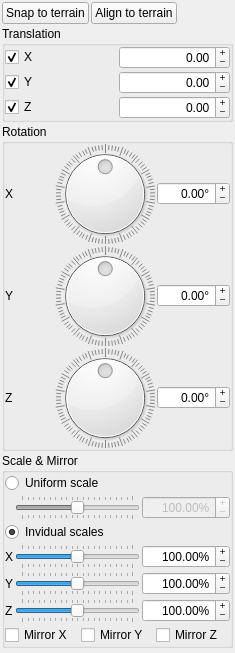
       <widget class="QWidget" name="transformation_page">
        <layout class="QVBoxLayout" name="verticalLayout_3">
         <property name="spacing">
          <number>2</number>
         </property>
         <property name="margin">
          <number>2</number>
         </property>
         <item>
          <layout class="QHBoxLayout" name="horizontalLayout_3">
           <item>
            <widget class="QPushButton" name="snap_to_terrain">
             <property name="text">
              <string>Snap to terrain</string>
             </property>
            </widget>
           </item>
           <item>
            <widget class="QPushButton" name="align_to_terrain">
             <property name="text">
              <string>Align to terrain</string>
             </property>
            </widget>
           </item>
           <item>
            <spacer name="horizontalSpacer_5">
             <property name="orientation">
              <enum>Qt::Horizontal</enum>
             </property>
             <property name="sizeHint" stdset="0">
              <size>
               <width>40</width>
               <height>20</height>
              </size>
             </property>
            </spacer>
           </item>
          </layout>
         </item>
         <item>
          <widget class="QGroupBox" name="groupBox">
           <property name="title">
            <string>Translation</string>
           </property>
           <layout class="QGridLayout" name="gridLayout_37">
            <property name="margin">
             <number>0</number>
            </property>
            <property name="spacing">
             <number>2</number>
            </property>
            <item row="1" column="1">
             <widget class="QDoubleSpinBox" name="y_translation">
              <property name="minimumSize">
               <size>
                <width>30</width>
                <height>0</height>
               </size>
              </property>
              <property name="alignment">
               <set>Qt::AlignRight|Qt::AlignTrailing|Qt::AlignVCenter</set>
              </property>
              <property name="buttonSymbols">
               <enum>QAbstractSpinBox::PlusMinus</enum>
              </property>
              <property name="keyboardTracking">
               <bool>false</bool>
              </property>
              <property name="minimum">
               <double>-1024.000000000000000</double>
              </property>
              <property name="maximum">
               <double>1024.000000000000000</double>
              </property>
              <property name="singleStep">
               <double>0.100000000000000</double>
              </property>
              <property name="value">
               <double>0.000000000000000</double>
              </property>
             </widget>
            </item>
            <item row="2" column="1">
             <widget class="QDoubleSpinBox" name="z_translation">
              <property name="minimumSize">
               <size>
                <width>30</width>
                <height>0</height>
               </size>
              </property>
              <property name="alignment">
               <set>Qt::AlignRight|Qt::AlignTrailing|Qt::AlignVCenter</set>
              </property>
              <property name="buttonSymbols">
               <enum>QAbstractSpinBox::PlusMinus</enum>
              </property>
              <property name="keyboardTracking">
               <bool>false</bool>
              </property>
              <property name="minimum">
               <double>-1024.000000000000000</double>
              </property>
              <property name="maximum">
               <double>1024.000000000000000</double>
              </property>
              <property name="singleStep">
               <double>0.100000000000000</double>
              </property>
              <property name="value">
               <double>0.000000000000000</double>
              </property>
             </widget>
            </item>
            <item row="0" column="1">
             <widget class="QDoubleSpinBox" name="x_translation">
              <property name="minimumSize">
               <size>
                <width>30</width>
                <height>0</height>
               </size>
              </property>
              <property name="alignment">
               <set>Qt::AlignRight|Qt::AlignTrailing|Qt::AlignVCenter</set>
              </property>
              <property name="buttonSymbols">
               <enum>QAbstractSpinBox::PlusMinus</enum>
              </property>
              <property name="keyboardTracking">
               <bool>false</bool>
              </property>
              <property name="minimum">
               <double>-1024.000000000000000</double>
              </property>
              <property name="maximum">
               <double>1024.000000000000000</double>
              </property>
              <property name="singleStep">
               <double>0.100000000000000</double>
              </property>
             </widget>
            </item>
            <item row="0" column="0">
             <widget class="QCheckBox" name="x_translation_enabled">
              <property name="text">
               <string>X</string>
              </property>
              <property name="checked">
               <bool>true</bool>
              </property>
             </widget>
            </item>
            <item row="1" column="0">
             <widget class="QCheckBox" name="y_translation_enabled">
              <property name="text">
               <string>Y</string>
              </property>
              <property name="checked">
               <bool>true</bool>
              </property>
             </widget>
            </item>
            <item row="2" column="0">
             <widget class="QCheckBox" name="z_translation_enabled">
              <property name="text">
               <string>Z</string>
              </property>
              <property name="checked">
               <bool>true</bool>
              </property>
             </widget>
            </item>
           </layout>
          </widget>
         </item>
         <item>
          <widget class="QGroupBox" name="groupBox_3">
           <property name="title">
            <string>Rotation</string>
           </property>
           <layout class="QGridLayout" name="gridLayout_38">
            <property name="margin">
             <number>0</number>
            </property>
            <property name="spacing">
             <number>2</number>
            </property>
            <item row="1" column="0">
             <widget class="QLabel" name="label_36">
              <property name="minimumSize">
               <size>
                <width>10</width>
                <height>0</height>
               </size>
              </property>
              <property name="text">
               <string>Y</string>
              </property>
              <property name="alignment">
               <set>Qt::AlignLeading|Qt::AlignLeft|Qt::AlignVCenter</set>
              </property>
             </widget>
            </item>
            <item row="0" column="0">
             <widget class="QLabel" name="label_35">
              <property name="minimumSize">
               <size>
                <width>10</width>
                <height>0</height>
               </size>
              </property>
              <property name="text">
               <string>X</string>
              </property>
              <property name="alignment">
               <set>Qt::AlignLeading|Qt::AlignLeft|Qt::AlignVCenter</set>
              </property>
             </widget>
            </item>
            <item row="0" column="1">
             <widget class="QDial" name="x_rotation_dial">
              <property name="minimum">
               <number>-180</number>
              </property>
              <property name="maximum">
               <number>179</number>
              </property>
              <property name="wrapping">
               <bool>true</bool>
              </property>
              <property name="notchesVisible">
               <bool>true</bool>
              </property>
             </widget>
            </item>
            <item row="1" column="2">
             <widget class="QDoubleSpinBox" name="y_rotation">
              <property name="minimumSize">
               <size>
                <width>30</width>
                <height>0</height>
               </size>
              </property>
              <property name="wrapping">
               <bool>true</bool>
              </property>
              <property name="alignment">
               <set>Qt::AlignRight|Qt::AlignTrailing|Qt::AlignVCenter</set>
              </property>
              <property name="buttonSymbols">
               <enum>QAbstractSpinBox::PlusMinus</enum>
              </property>
              <property name="keyboardTracking">
               <bool>false</bool>
              </property>
              <property name="suffix">
               <string>°</string>
              </property>
              <property name="minimum">
               <double>-180.000000000000000</double>
              </property>
              <property name="maximum">
               <double>179.000000000000000</double>
              </property>
              <property name="singleStep">
               <double>1.000000000000000</double>
              </property>
              <property name="value">
               <double>0.000000000000000</double>
              </property>
             </widget>
            </item>
            <item row="2" column="0">
             <widget class="QLabel" name="label_41">
              <property name="minimumSize">
               <size>
                <width>10</width>
                <height>0</height>
               </size>
              </property>
              <property name="text">
               <string>Z</string>
              </property>
              <property name="alignment">
               <set>Qt::AlignLeading|Qt::AlignLeft|Qt::AlignVCenter</set>
              </property>
             </widget>
            </item>
            <item row="0" column="2">
             <widget class="QDoubleSpinBox" name="x_rotation">
              <property name="minimumSize">
               <size>
                <width>30</width>
                <height>0</height>
               </size>
              </property>
              <property name="wrapping">
               <bool>true</bool>
              </property>
              <property name="alignment">
               <set>Qt::AlignRight|Qt::AlignTrailing|Qt::AlignVCenter</set>
              </property>
              <property name="buttonSymbols">
               <enum>QAbstractSpinBox::PlusMinus</enum>
              </property>
              <property name="keyboardTracking">
               <bool>false</bool>
              </property>
              <property name="suffix">
               <string>°</string>
              </property>
              <property name="minimum">
               <double>-180.000000000000000</double>
              </property>
              <property name="maximum">
               <double>179.000000000000000</double>
              </property>
              <property name="singleStep">
               <double>1.000000000000000</double>
              </property>
             </widget>
            </item>
            <item row="2" column="1">
             <widget class="QDial" name="z_rotation_dial">
              <property name="minimum">
               <number>-180</number>
              </property>
              <property name="maximum">
               <number>179</number>
              </property>
              <property name="wrapping">
               <bool>true</bool>
              </property>
              <property name="notchesVisible">
               <bool>true</bool>
              </property>
             </widget>
            </item>
            <item row="2" column="2">
             <widget class="QDoubleSpinBox" name="z_rotation">
              <property name="minimumSize">
               <size>
                <width>30</width>
                <height>0</height>
               </size>
              </property>
              <property name="wrapping">
               <bool>true</bool>
              </property>
              <property name="alignment">
               <set>Qt::AlignRight|Qt::AlignTrailing|Qt::AlignVCenter</set>
              </property>
              <property name="buttonSymbols">
               <enum>QAbstractSpinBox::PlusMinus</enum>
              </property>
              <property name="keyboardTracking">
               <bool>false</bool>
              </property>
              <property name="suffix">
               <string>°</string>
              </property>
              <property name="minimum">
               <double>-180.000000000000000</double>
              </property>
              <property name="maximum">
               <double>179.000000000000000</double>
              </property>
              <property name="singleStep">
               <double>1.000000000000000</double>
              </property>
              <property name="value">
               <double>0.000000000000000</double>
              </property>
             </widget>
            </item>
            <item row="1" column="1">
             <widget class="QDial" name="y_rotation_dial">
              <property name="minimum">
               <number>-180</number>
              </property>
              <property name="maximum">
               <number>179</number>
              </property>
              <property name="wrapping">
               <bool>true</bool>
              </property>
              <property name="notchesVisible">
               <bool>true</bool>
              </property>
             </widget>
            </item>
           </layout>
          </widget>
         </item>
         <item>
          <widget class="QGroupBox" name="groupBox_4">
           <property name="title">
            <string>Scale &amp;&amp; Mirror</string>
           </property>
           <layout class="QGridLayout" name="gridLayout_39">
            <property name="margin">
             <number>0</number>
            </property>
            <property name="spacing">
             <number>2</number>
            </property>
            <item row="5" column="2">
             <widget class="QSlider" name="scale_slider_y">
              <property name="minimumSize">
               <size>
                <width>125</width>
                <height>0</height>
               </size>
              </property>
              <property name="maximum">
               <number>400</number>
              </property>
              <property name="value">
               <number>200</number>
              </property>
              <property name="orientation">
               <enum>Qt::Horizontal</enum>
              </property>
              <property name="tickPosition">
               <enum>QSlider::TicksBothSides</enum>
              </property>
              <property name="tickInterval">
               <number>20</number>
              </property>
             </widget>
            </item>
            <item row="3" column="1" colspan="2">
             <widget class="QRadioButton" name="invidual_scales_button">
              <property name="text">
               <string>Invidual scales</string>
              </property>
              <property name="checked">
               <bool>true</bool>
              </property>
             </widget>
            </item>
            <item row="4" column="1">
             <widget class="QLabel" name="label_43">
              <property name="text">
               <string>X</string>
              </property>
             </widget>
            </item>
            <item row="6" column="2">
             <widget class="QSlider" name="scale_slider_z">
              <property name="minimumSize">
               <size>
                <width>125</width>
                <height>0</height>
               </size>
              </property>
              <property name="maximum">
               <number>400</number>
              </property>
              <property name="value">
               <number>200</number>
              </property>
              <property name="orientation">
               <enum>Qt::Horizontal</enum>
              </property>
              <property name="tickPosition">
               <enum>QSlider::TicksBothSides</enum>
              </property>
              <property name="tickInterval">
               <number>20</number>
              </property>
             </widget>
            </item>
            <item row="6" column="1">
             <widget class="QLabel" name="label_45">
              <property name="text">
               <string>Z</string>
              </property>
             </widget>
            </item>
            <item row="2" column="3">
             <widget class="QDoubleSpinBox" name="scale_value">
              <property name="enabled">
               <bool>false</bool>
              </property>
              <property name="minimumSize">
               <size>
                <width>25</width>
                <height>0</height>
               </size>
              </property>
              <property name="alignment">
               <set>Qt::AlignRight|Qt::AlignTrailing|Qt::AlignVCenter</set>
              </property>
              <property name="buttonSymbols">
               <enum>QAbstractSpinBox::PlusMinus</enum>
              </property>
              <property name="suffix">
               <string>%</string>
              </property>
              <property name="minimum">
               <double>1.000000000000000</double>
              </property>
              <property name="maximum">
               <double>10000.000000000000000</double>
              </property>
              <property name="value">
               <double>100.000000000000000</double>
              </property>
             </widget>
            </item>
            <item row="4" column="3">
             <widget class="QDoubleSpinBox" name="scale_value_x">
              <property name="minimumSize">
               <size>
                <width>25</width>
                <height>0</height>
               </size>
              </property>
              <property name="alignment">
               <set>Qt::AlignRight|Qt::AlignTrailing|Qt::AlignVCenter</set>
              </property>
              <property name="buttonSymbols">
               <enum>QAbstractSpinBox::PlusMinus</enum>
              </property>
              <property name="keyboardTracking">
               <bool>false</bool>
              </property>
              <property name="suffix">
               <string>%</string>
              </property>
              <property name="minimum">
               <double>1.000000000000000</double>
              </property>
              <property name="maximum">
               <double>10000.000000000000000</double>
              </property>
              <property name="value">
               <double>100.000000000000000</double>
              </property>
             </widget>
            </item>
            <item row="6" column="3">
             <widget class="QDoubleSpinBox" name="scale_value_z">
              <property name="minimumSize">
               <size>
                <width>25</width>
                <height>0</height>
               </size>
              </property>
              <property name="alignment">
               <set>Qt::AlignRight|Qt::AlignTrailing|Qt::AlignVCenter</set>
              </property>
              <property name="buttonSymbols">
               <enum>QAbstractSpinBox::PlusMinus</enum>
              </property>
              <property name="keyboardTracking">
               <bool>false</bool>
              </property>
              <property name="suffix">
               <string>%</string>
              </property>
              <property name="minimum">
               <double>1.000000000000000</double>
              </property>
              <property name="maximum">
               <double>10000.000000000000000</double>
              </property>
              <property name="value">
               <double>100.000000000000000</double>
              </property>
             </widget>
            </item>
            <item row="5" column="1">
             <widget class="QLabel" name="label_44">
              <property name="text">
               <string>Y</string>
              </property>
             </widget>
            </item>
            <item row="1" column="1" colspan="2">
             <widget class="QRadioButton" name="uniform_scales_button">
              <property name="text">
               <string>Uniform scale</string>
              </property>
             </widget>
            </item>
            <item row="5" column="3">
             <widget class="QDoubleSpinBox" name="scale_value_y">
              <property name="minimumSize">
               <size>
                <width>25</width>
                <height>0</height>
               </size>
              </property>
              <property name="alignment">
               <set>Qt::AlignRight|Qt::AlignTrailing|Qt::AlignVCenter</set>
              </property>
              <property name="buttonSymbols">
               <enum>QAbstractSpinBox::PlusMinus</enum>
              </property>
              <property name="keyboardTracking">
               <bool>false</bool>
              </property>
              <property name="suffix">
               <string>%</string>
              </property>
              <property name="minimum">
               <double>1.000000000000000</double>
              </property>
              <property name="maximum">
               <double>10000.000000000000000</double>
              </property>
              <property name="value">
               <double>100.000000000000000</double>
              </property>
             </widget>
            </item>
            <item row="2" column="2">
             <widget class="QSlider" name="scale_slider">
              <property name="enabled">
               <bool>false</bool>
              </property>
              <property name="minimumSize">
               <size>
                <width>125</width>
                <height>0</height>
               </size>
              </property>
              <property name="maximum">
               <number>400</number>
              </property>
              <property name="value">
               <number>200</number>
              </property>
              <property name="orientation">
               <enum>Qt::Horizontal</enum>
              </property>
              <property name="tickPosition">
               <enum>QSlider::TicksBothSides</enum>
              </property>
              <property name="tickInterval">
               <number>20</number>
              </property>
             </widget>
            </item>
            <item row="4" column="2">
             <widget class="QSlider" name="scale_slider_x">
              <property name="minimumSize">
               <size>
                <width>125</width>
                <height>0</height>
               </size>
              </property>
              <property name="maximum">
               <number>400</number>
              </property>
              <property name="value">
               <number>200</number>
              </property>
              <property name="orientation">
               <enum>Qt::Horizontal</enum>
              </property>
              <property name="tickPosition">
               <enum>QSlider::TicksBothSides</enum>
              </property>
              <property name="tickInterval">
               <number>20</number>
              </property>
             </widget>
            </item>
            <item row="7" column="1" colspan="3">
             <layout class="QHBoxLayout" name="horizontalLayout_14">
              <property name="spacing">
               <number>2</number>
              </property>
              <item>
               <widget class="QCheckBox" name="mirror_x">
                <property name="text">
                 <string>Mirror X</string>
                </property>
               </widget>
              </item>
              <item>
               <widget class="QCheckBox" name="mirror_y">
                <property name="text">
                 <string>Mirror Y</string>
                </property>
               </widget>
              </item>
              <item>
               <widget class="QCheckBox" name="mirror_z">
                <property name="text">
                 <string>Mirror Z</string>
                </property>
               </widget>
              </item>
             </layout>
            </item>
           </layout>
          </widget>
         </item>
         <item>
          <spacer name="verticalSpacer_25">
           <property name="orientation">
            <enum>Qt::Vertical</enum>
           </property>
           <property name="sizeHint" stdset="0">
            <size>
             <width>20</width>
             <height>3</height>
            </size>
           </property>
          </spacer>
         </item>
        </layout>
       </widget>
